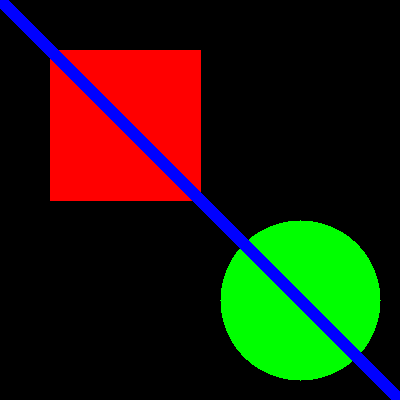
#> input picture DAY 3/test_image.png, 400 x 400 px, found by its file name
$ python exercise4_edge_preserving.py
#> lines starting #> are read from the running program, lines starting #| are printed output that depends on the picture
# exercise_4_edge_preserving.py

import cv2
import numpy as np
from matplotlib import pyplot as plt

def add_noise(image, noise_level=30):
    """Add noise to image"""
    noise = np.random.normal(0, noise_level, image.shape)
    return np.clip(image + noise, 0, 255).astype("uint8")


# Load image
image = cv2.imread("test_image.png")
#> image is the input picture: shape (400, 400, 3); mean B, G, R 10.7, 28.9, 32.4
gray = cv2.cvtColor(image, cv2.COLOR_BGR2GRAY)
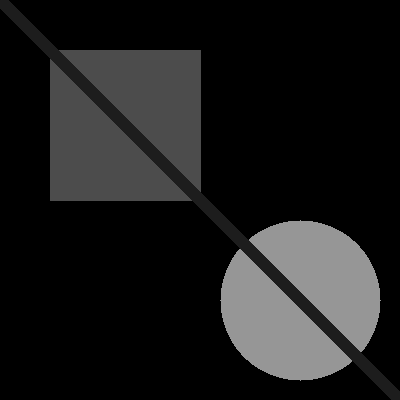
#> gray: shape (400, 400); min 0, max 150, mean 27.9

# Add noise
noisy = add_noise(gray, 25)
#> in add_noise, `return np.clip(image + noise, 0, 255).astype("uint8")`:
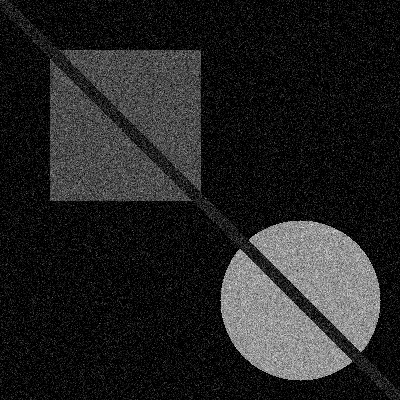
#> returned value: shape (400, 400); min 0, max 242, mean 34.9

# Apply different edge-preserving methods
methods = {
    "Bilateral (mild)": lambda img: cv2.bilateralFilter(img, 9, 50, 50),
    "Bilateral (medium)": lambda img: cv2.bilateralFilter(img, 15, 75, 75),
    "Bilateral (strong)": lambda img: cv2.bilateralFilter(img, 21, 100, 100),
    "Gaussian": lambda img: cv2.GaussianBlur(img, (9, 9), 0),
    "Median": lambda img: cv2.medianBlur(img, 7),
}

# Convert to color for bilateral
noisy_color = add_noise(image, 25)
#> call 2 of add_noise, with noise_level = 25
#> in add_noise (call 2), `return np.clip(image + noise, 0, 255).astype("uint8")`:
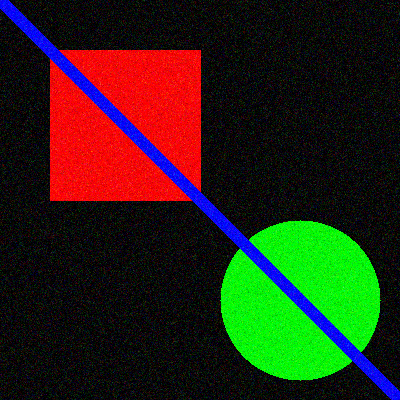
#> returned value: shape (400, 400, 3); mean of channels 0, 1, 2 19.6, 36.4, 39.6; drawn as B, G, R

results = {"Noisy": noisy}
results_color = {"Noisy": noisy_color}

for name, method in methods.items():

    if "Bilateral" in name:
        results[name] = method(noisy_color)
        results[name] = cv2.cvtColor(results[name], cv2.COLOR_BGR2GRAY)

    else:
        results[name] = method(noisy)
#> after the loop, results = 6 items

# Create comparison grid
fig, axes = plt.subplots(2, 3, figsize=(15, 10))

plot_idx = 0

for name, img in results.items():

    row = plot_idx // 3
    col = plot_idx % 3

    axes[row, col].imshow(img, cmap='gray')
    axes[row, col].set_title(name)
    axes[row, col].axis('off')

    plot_idx += 1
#> this loop made 6 passes
#> (name, row, col) on passes 1 to 6: ('Noisy', 0, 0), ('Bilateral (mild)', 0, 1), ('Bilateral (medium)', 0, 2), ('Bilateral (strong)', 1, 0), ('Gaussian', 1, 1), ('Median', 1, 2)
#> after the loop, plot_idx = 6

# Add original for last slot
axes[1, 2].imshow(gray, cmap='gray')
axes[1, 2].set_title("Original (no noise)")
axes[1, 2].axis('off')

plt.tight_layout()
plt.savefig("edge_preserving_comparison.png")
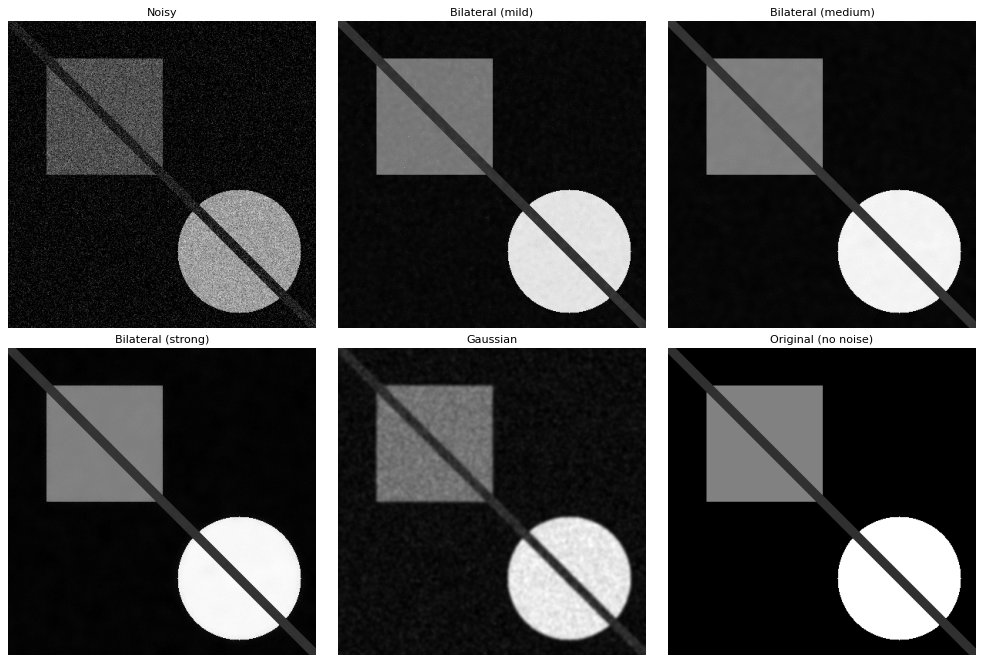
#> figure drawn by matplotlib, 6 panels
plt.show()

print("Observation: Bilateral filter removes noise while keeping edges sharp!")
print(" - Compare Bilateral vs Gaussian on the edges")
